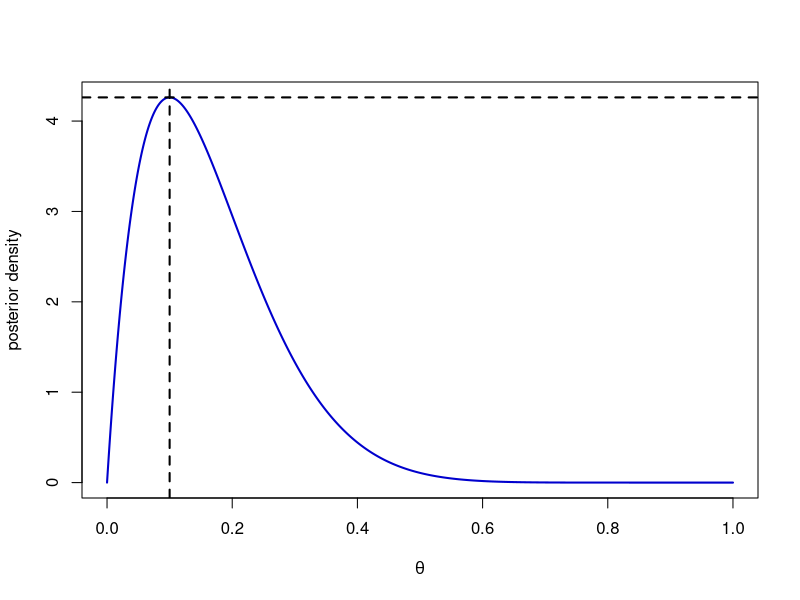
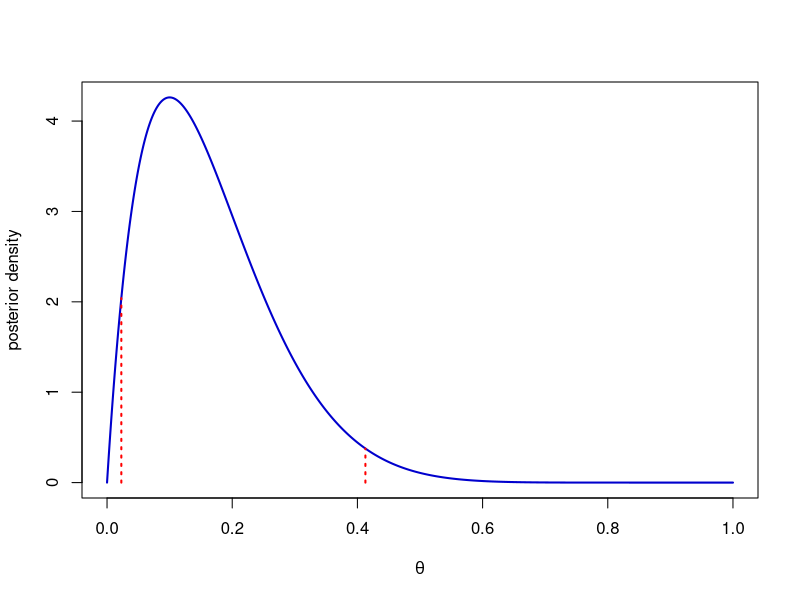
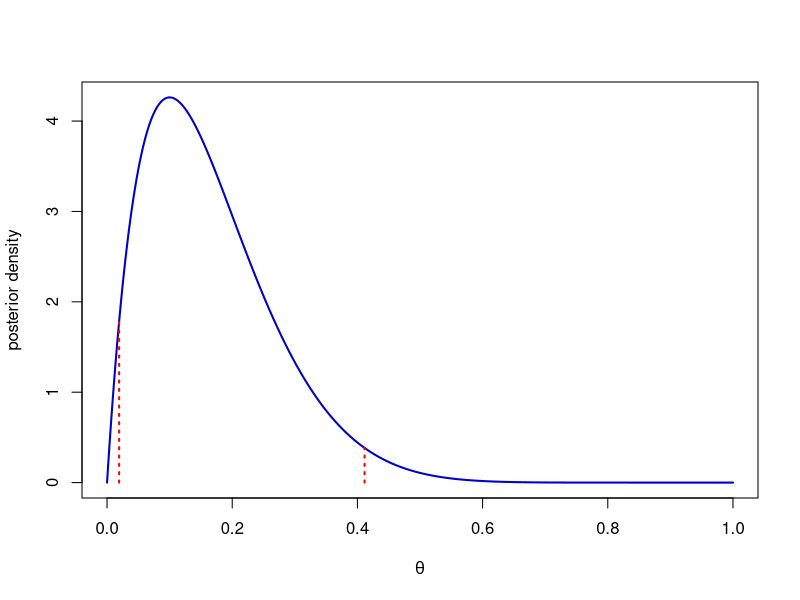
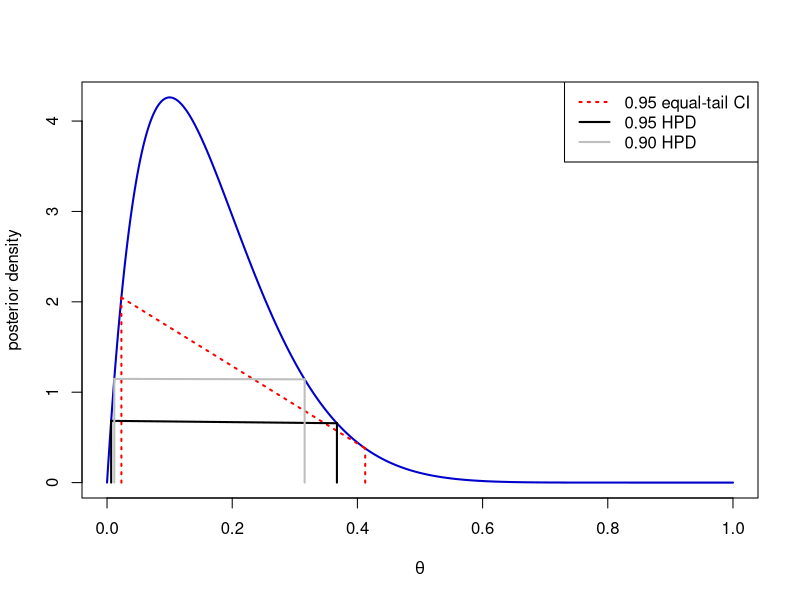

Recreate these plots in R, in order.
## ---- chunk 1
#| label: post 
#| fig.height: 4.5 
#| fig.width: 5
# out.width: 40%"
y = 1; n = 10
th <- seq(0,1,by=0.00001)
a = 1; b= 1
plot(th,dbeta(th, y + a, n - y + b), #ylim=c(0,12),
      xlim=c(0,1),type="l", lwd=2,
      col="blue3",xlab=expression(theta),ylab="posterior density")
abline(v=y/n, lty=2, lwd=2)
mode = dbeta(y/n, y+a, n-y + b)
abline(h=mode,lwd=2, lty=2)
#abline(h = 1/choose(n,y), lty=3, lwd=2, col="red")
## ---- chunk 2
#| label: CI
a = 1; b= 1; y = 1; n = 10
ly = qbeta(0.025, a + y, b + n - y)
uy = qbeta(0.975, a + y, b + n - y)
## ---- chunk 3
#| label: equal.tail
#| fig.height: 4
#| fig.width: 4.5
#| out.width: "750%"
y = 1; n = 10
th <- seq(0,1,by=0.00001)
a = 1; b= 1
plot(th,dbeta(th, y + a, n - y + b), #ylim=c(0,12),
      xlim=c(0,1),type="l", lwd=2,
      col="blue3",xlab=expression(theta),ylab="posterior density")
segments(ly, 0, ly, dbeta(ly, y + a, n - y + b), lty=3, lwd=2, col="red")
segments(uy, 0, uy, dbeta(uy, y + a, n - y + b), lty=3, lwd=2, col="red")

## ---- chunk 4
#| label: MC
#| echo: TRUE

theta = rbeta(1000, a + y, b + n - y)
quantile(theta, c(0.025, 0.975))
## ---- chunk 5
y = 1; n = 10
th <- seq(0,1,by=0.00001)
a = 1; b= 1
ly = quantile(theta, 0.025)
uy = quantile(theta, 0.975)
plot(th,dbeta(th, y + a, n - y + b), #ylim=c(0,12),
      xlim=c(0,1),type="l", lwd=2,
      col="blue3",xlab=expression(theta),ylab="posterior density")
segments(ly, 0, ly, dbeta(ly, y + a, n - y + b), lty=3, lwd=2, col="red")
segments(uy, 0, uy, dbeta(uy, y + a, n - y + b), lty=3, lwd=2, col="red")

## ---- chunk 6
#| echo: FALSE
library(coda)
## ---- chunk 7
#| label: HPD-MCMC
#| fig.height: 5
#| fig.width:  4.5
y = 1; n = 10
th <- seq(0,1,by=0.00001)
a = 1; b= 1
theta = rbeta(1000000, a + y, b + n - y)
ly = quantile(theta, 0.025)
uy = quantile(theta, 0.975)
hpd = HPDinterval(as.mcmc(theta))
plot(th,dbeta(th, y + a, n - y + b), #ylim=c(0,12),
      xlim=c(0,1),type="l", lwd=2,
      col="blue3",xlab=expression(theta),ylab="posterior density")
segments(ly, 0, ly, dbeta(ly, y + a, n - y + b), lty=3, lwd=2, col="red")
segments(uy, 0, uy, dbeta(uy, y + a, n - y + b), lty=3, lwd=2, col="red")
segments(ly, dbeta(ly, y + a, n - y + b), 
         uy, dbeta(uy, y + a, n - y + b), lty=3, lwd=2, col="red")
segments(hpd[1], 0, hpd[1], dbeta(hpd[1], y + a, n - y + b), lty=1, lwd=2, col="black")
segments(hpd[2], 0, hpd[2], dbeta(hpd[2], y + a, n - y + b), lty=1, lwd=2, col="black")
segments(hpd[1], dbeta(hpd[1], y + a, n - y + b), 
         hpd[2], dbeta(hpd[2], y + a, n - y + b), lty=1, lwd=2, col="black")

hpd = coda::HPDinterval(as.mcmc(theta), prob= 0.9)
segments(hpd[1], 0, hpd[1], dbeta(hpd[1], y + a, n - y + b), lty=1, lwd=2, col="grey")
segments(hpd[2], 0, hpd[2], dbeta(hpd[2], y + a, n - y + b), lty=1, lwd=2, col="grey")
segments(hpd[1], dbeta(hpd[1], y + a, n - y + b), 
         hpd[2], dbeta(hpd[2], y + a, n - y + b), lty=1, lwd=2, col="grey")

legend("topright", legend=c("0.95 equal-tail CI", "0.95 HPD", "0.90 HPD"),
       col=c("red", "black", "grey"),
       lty= c(3,1,1), lwd=2)
## ---- chunk 8
#| echo: TRUE
library(coda)
HPDinterval(as.mcmc(theta))
